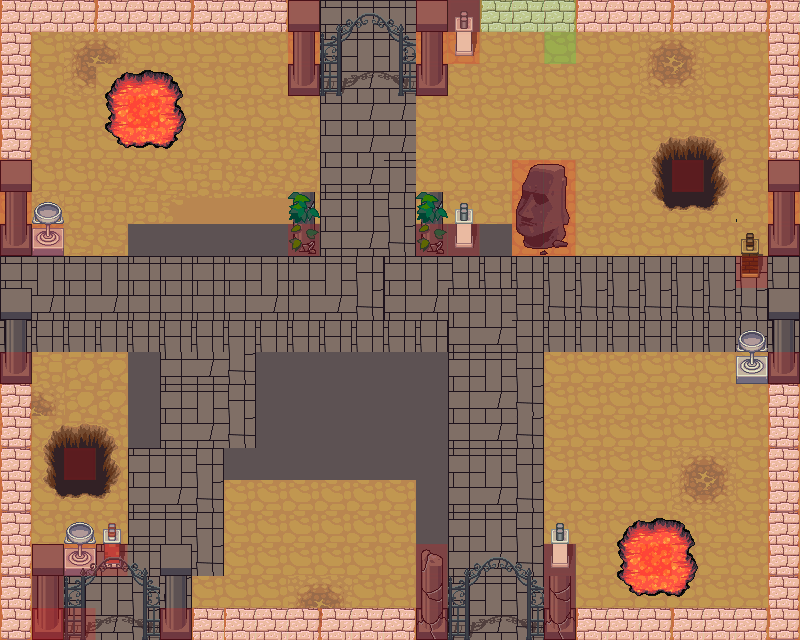

Rendered tile map (Tiled .tmx) drawn with the repository's tilesets; below, a short description and the map source with its tile grids summarised:
An orthogonal 25x20 tile map with 32x32 px tiles, 9 tile layers (ground, ground-helper, item, buildings, ...), 4 tilesets.

<map version="1.0" orientation="orthogonal" width="25" height="20" tilewidth="32" tileheight="32">
 <tileset firstgid="1" name="obj_misk_atlas" tilewidth="32" tileheight="32">
  <image source="obj_misk_atlas.png" width="1024" height="1024" />
 </tileset>
 <tileset firstgid="1025" name="terrain_atlas" tilewidth="32" tileheight="32">
  <image source="terrain_atlas.png" width="1024" height="1024" />
 </tileset>
 <tileset firstgid="2049" name="build_atlas" tilewidth="32" tileheight="32">
  <image source="build_atlas.png" width="1024" height="1024" />
 </tileset>
 <tileset firstgid="3073" name="meta_tiles" tilewidth="32" tileheight="32">
  <image source="meta_tiles.png" width="64" height="32" />
  <tile id="0">
   <properties>
    <property name="collidable" value="true" />
   </properties>
  </tile>
 </tileset>
 <layer name="ground" width="25" height="20">
  <data>[500 cells, 500 non-empty, 15 distinct tile ids]</data>
 </layer>
 <layer name="ground-helper" width="25" height="20">
  <data>[500 cells, 119 non-empty, 54 distinct tile ids]</data>
 </layer>
 <layer name="item" width="25" height="20">
  <data>[500 cells, 0 non-empty, 0 distinct tile ids]</data>
 </layer>
 <layer name="buildings" width="25" height="20">
  <data>[500 cells, 76 non-empty, 16 distinct tile ids]</data>
 </layer>
 <layer name="buildings-helper" width="25" height="20">
  <data>[500 cells, 0 non-empty, 0 distinct tile ids]</data>
 </layer>
 <layer name="tress-helper" width="25" height="20">
  <data>[500 cells, 0 non-empty, 0 distinct tile ids]</data>
 </layer>
 <layer name="trees" width="25" height="20">
  <data>[500 cells, 0 non-empty, 0 distinct tile ids]</data>
 </layer>
 <layer name="meta" width="25" height="20">
  <data>[500 cells, 99 non-empty, 1 distinct tile ids]</data>
 </layer>
 <layer name="exit" width="25" height="20">
  <data>[500 cells, 6 non-empty, 2 distinct tile ids]</data>
 </layer>
</map>
